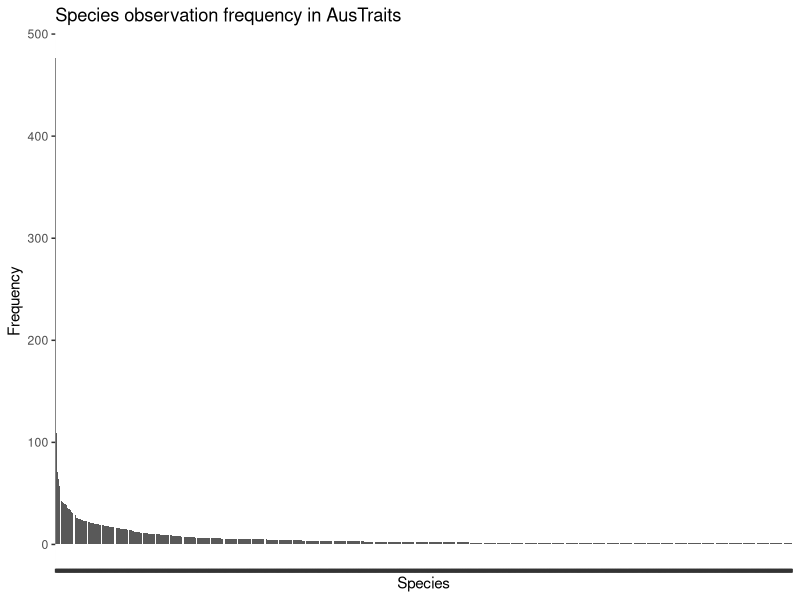
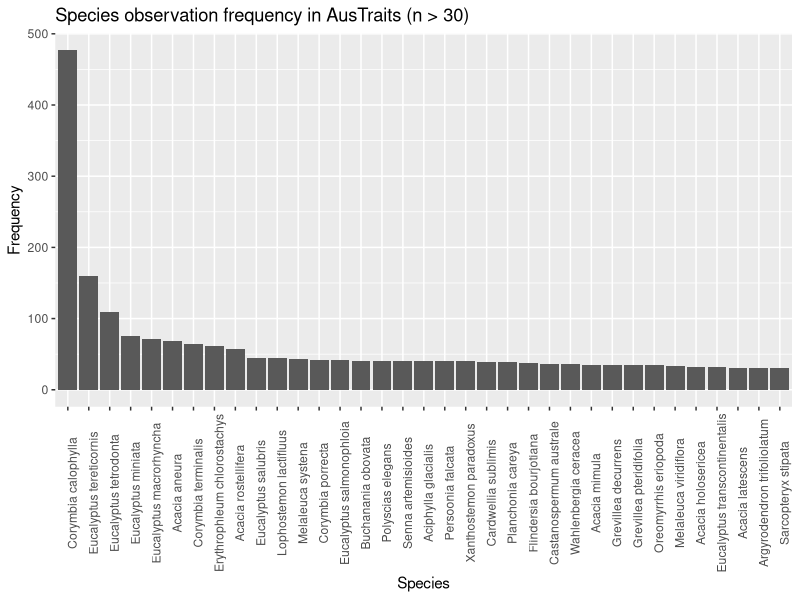
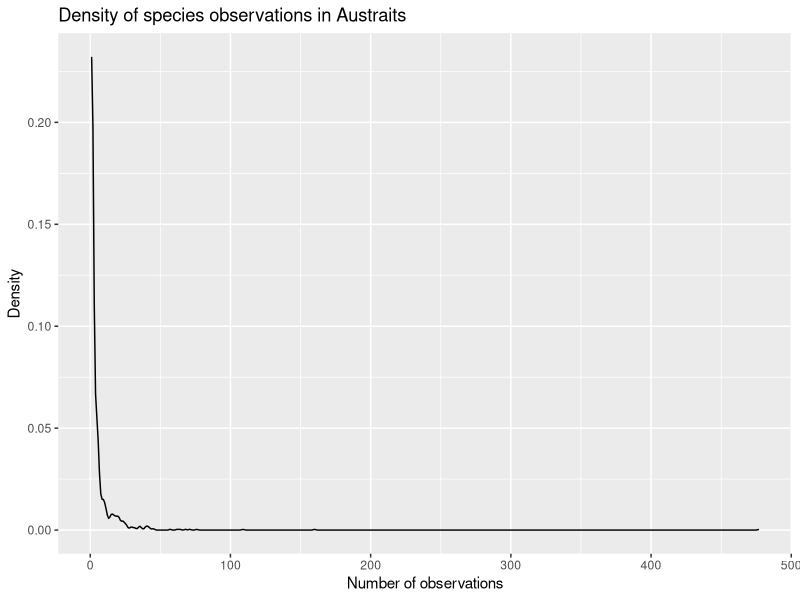
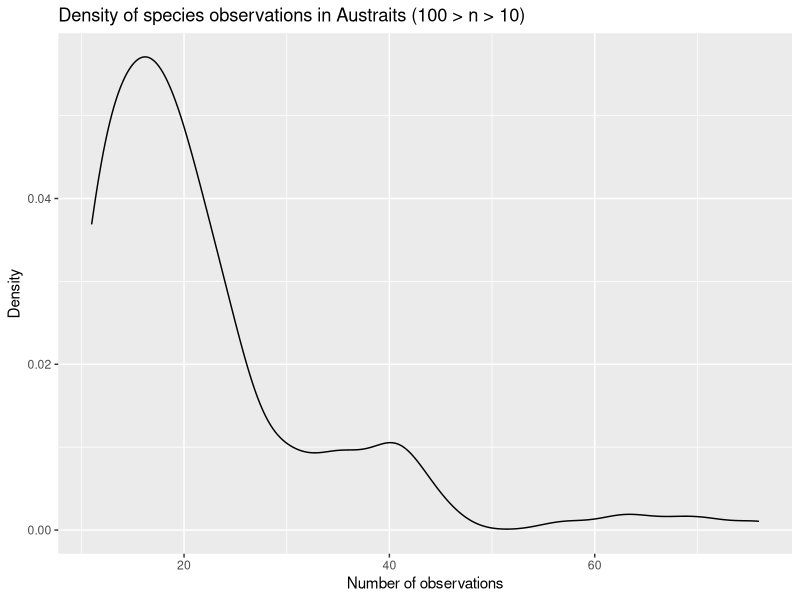
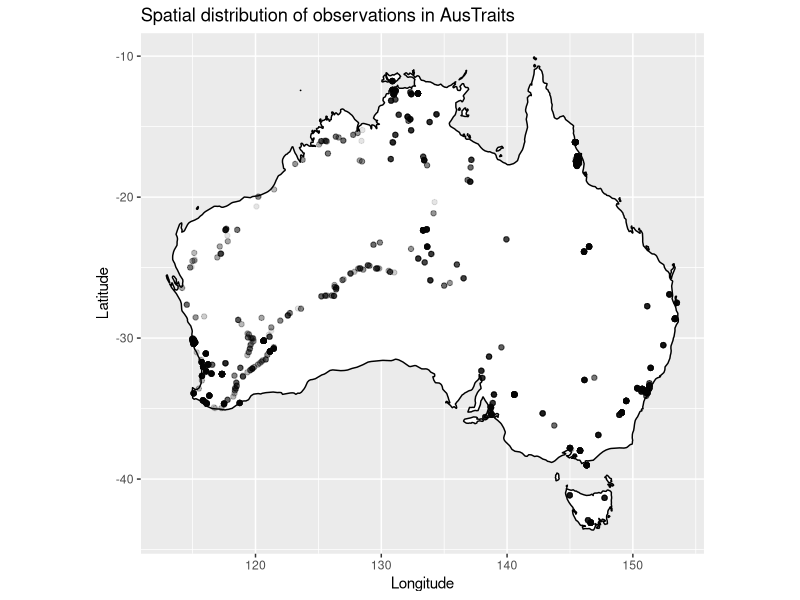
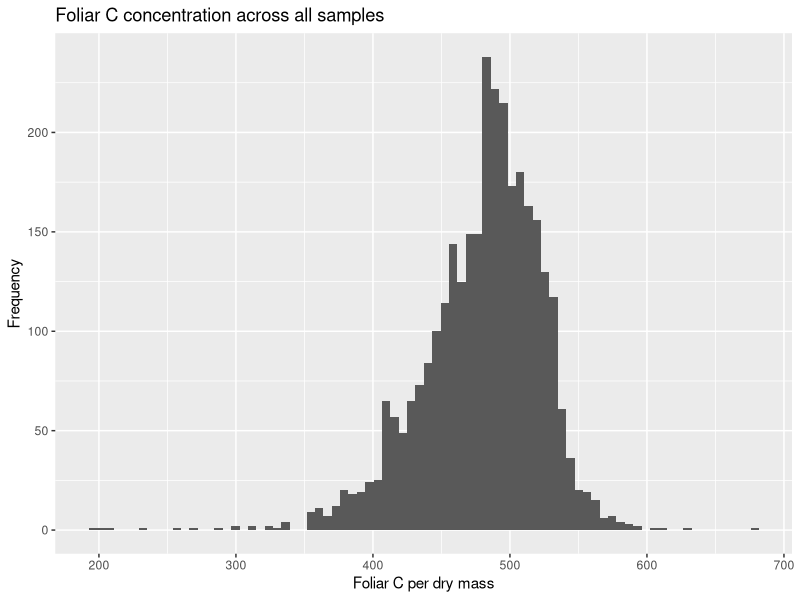
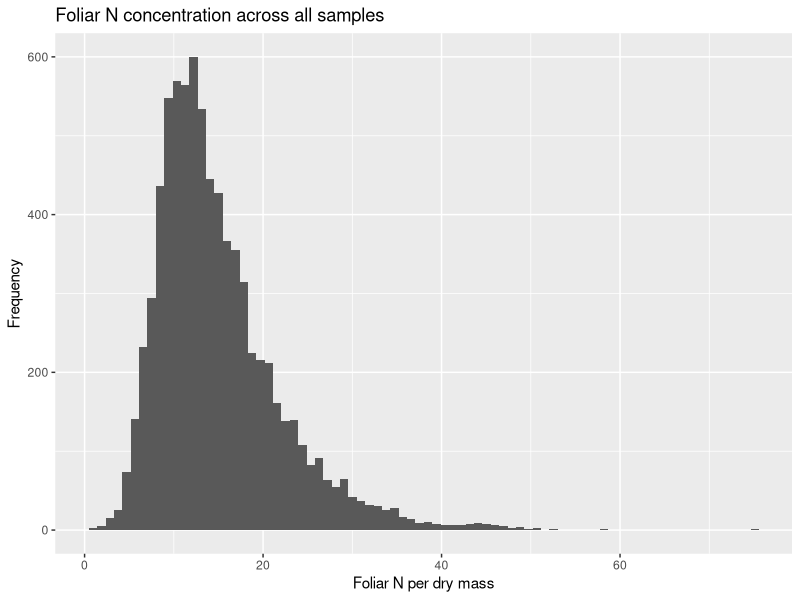
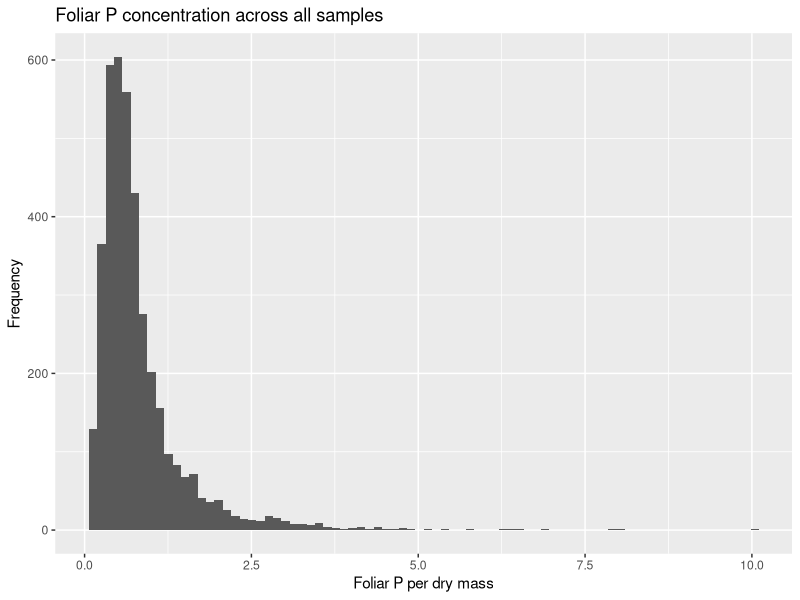

Reproduce these figures in R, in order.
# AusStoich EDA 
# Libraries & functions
library(here)
library(tidyverse)

# Takes tibble tb, categorical variable x; returns factorized count table for levels of x
count_table <- function(tb, x) { 
  tb |> 
    count({{x}}, sort = T) |>
    filter({{x}} != 'NA') |> 
    mutate(name = fct({{x}})) |> 
    select(n:name) |> relocate(name)
}

# Takes tibble tb, continuous variable x, (optional) grouping; returns summary stats 
summarize_cont <- function(tb, x, grouping = NULL) {
  tb |> summarize(
    min = min({{x}}, na.rm = T),
    median = median({{x}}, na.rm = T),
    mean = mean({{x}}, na.rm = T),
    var = var({{x}}, na.rm = T), 
    sd = sd({{x}}, na.rm = T), 
    max = max({{x}}, na.rm = T), 
    n = n(), 
    is_NA = sum(is.na({{x}})),
    .by = {{grouping}}
  )
}

# Data import & tidying ---------------------------------------------------
# Initial import 
raw_data <- read_csv(here('Inputs','austraits_leaf_stoichiometry_MASTER_v1.0_10-05-2024.csv')) 
raw_data #For reference

tidy_data <- read_csv(
  file = here('Inputs','austraits_leaf_stoichiometry_MASTER_v1.0_10-05-2024.csv'),
  na = c('', 'NA', 'uncertain'),
  col_types = cols(
    woodiness = col_factor(c('herbaceous', 'woody')),
    reclass_life_history = col_factor(c('short', 'long')),
    putative_BNF = col_factor(c('0', '1')),
    myc_type = col_factor(c('AM', 'EcM', 'EcM-AM', 'ErM', 'NM', 'NM-AM'))
    )
  )

tidy_data <- tidy_data |> 
  select(Unique_ID:LATLONG) |> 
  filter(!is.na(Unique_ID)) |> 
  relocate(species_binom, .after = genus) |> 
  relocate(c(lat_deg, long_deg), .after = dataset_id)

tidy_data 

# Merging environmental data 
env_data <- read_csv(here('Inputs', 'Aus-Stoich_gridded_env_data.csv')) |>
  rename(lat_deg = lat, long_deg = lon) 

seasonality_data <- read_csv(here('Inputs', 'AusStoich_Seasonality_WorldClim30s.csv')) |> 
  rename(lat_deg = `latitude (deg)`, long_deg = `longitude (deg)`)

joined_env <- full_join(env_data, seasonality_data)

joined_data <- left_join(tidy_data, joined_env)

write_csv(joined_data, 'AusStoich_Combined_Dataset_1.0.csv')
  
  
# Structure  ---------------------------------------------------------
# Observation frequencies across taxa 
species <- count_table(tidy_data, species_binom) 
species

genus <- count_table(tidy_data, genus)
genus

family <- count_table(tidy_data, family)
family 

species |> #All species
  ggplot(aes(x = name, y = n)) +
  geom_col() + theme(axis.text.x = element_blank()) + 
  labs(
    title = 'Species observation frequency in AusTraits',
    x = 'Species', y = 'Frequency'
  )

species |> #Only species above a given frequency threshold 
  filter(n >= 30) |> 
  ggplot(aes(x = name, y = n)) +
  geom_col() + theme(axis.text.x = element_text(angle = 90)) + 
  labs(
    title = 'Species observation frequency in AusTraits (n > 30)',
    x = 'Species', y = 'Frequency'
    )

species |> #Observation density for all species 
  ggplot(aes(x = n)) +
  geom_density() +
  labs(
    title = 'Density of species observations in Austraits',
    x = 'Number of observations', y = 'Density'
  )

species |> #Observation density within a given frequency range 
  filter(n > 10 & n < 100) |> 
  ggplot(aes(x = n)) + geom_density() +
  labs(
    title = 'Density of species observations in Austraits (100 > n > 10)',
    x = 'Number of observations', y = 'Density'
  )

# Spatial distribution 
# All species
australia <- map_data('world', region = 'australia') |> filter(long < 155)
ggplot() +
  geom_polygon(
    data = australia, 
    aes(x = long, y = lat, group = group), 
    fill = 'white', color = 'black'
    ) + 
  coord_quickmap() +
  geom_jitter( #Bin by species frequency? 
    data = tidy_data, 
    aes(x = long_deg, y = lat_deg),
    alpha = 0.1
    ) +
  labs(
    title = 'Spatial distribution of observations in AusTraits',
    x = 'Longitude', y = 'Latitude'
  )

# Other factors 
tidy_data |> count(woodiness)
tidy_data |> count(across(woodiness:putative_BNF)) 


# Variation ---------------------------------------------------------------
# Foliar carbon 
tidy_data |> ggplot(aes(x = leaf_C_per_dry_mass)) +
  geom_histogram(bins = 80) +
  labs(
    title = 'Foliar C concentration across all samples',
    x = 'Foliar C per dry mass', y = 'Frequency'
  )

summarize_cont(tidy_data, leaf_C_per_dry_mass)

# Foliar nitrogen 
tidy_data |> ggplot(aes(x = leaf_N_per_dry_mass)) +
  geom_histogram(bins = 80) +
  labs(
    title = 'Foliar N concentration across all samples',
    x = 'Foliar N per dry mass', y = 'Frequency'
  )

summarize_cont(tidy_data, leaf_N_per_dry_mass)

# outliers_N <- tidy_data |> 
#   filter(leaf_N_per_dry_mass > 50) |> 
#   arrange(desc(leaf_N_per_dry_mass)) 

# Foliar phosphorus 
tidy_data |> ggplot(aes(x = leaf_P_per_dry_mass)) +
  geom_histogram(bins = 80) +
  labs(
    title = 'Foliar P concentration across all samples',
    x = 'Foliar P per dry mass', y = 'Frequency'
  )

summarize_cont(tidy_data, leaf_P_per_dry_mass)

# Stoichiometry distributions 
tidy_data |> ggplot(aes(x = CN_ratio)) +
  geom_histogram(bins = 60)

tidy_data |> ggplot(aes(x = NP_ratio)) +
  geom_histogram(bins = 60) +
  labs(
    title = 'Foliar N:P across all samples',
    x = 'N:P', y = 'Frequency'
  )

tidy_data |> ggplot(aes(x = CP_ratio)) +
  geom_histogram(bins = 60)


# Co-variation ------------------------------------------------------------
# Example grouped stats 
tidy_data |> summarize_cont(leaf_C_per_dry_mass, grouping = woodiness) 

# Example density curve 
tidy_data |> ggplot(aes(x = CN_ratio, y = after_stat(density))) +
  geom_freqpoly(aes(linetype = woodiness)) +
  labs(
    title = 'C:N density curve across woodiness levels',
    x = 'C:N Ratio', y = 'Density'
  )

#Example box plot 
tidy_data |> filter(!is.na(woodiness)) |> 
  ggplot(aes(x = woodiness, y = CN_ratio)) +
  geom_boxplot() +
  labs(
    title = 'C:N ratio across woodiness levels',
    x = 'Woodiness', y = 'C:N Ratio'
  )

# Example scatter plot 
tidy_data |> ggplot(aes(x = CN_ratio, y = CP_ratio)) +
  geom_point(alpha = 0.4) +
  labs(
    title = 'Relationship between C:N & C:P across all samples',
    x = 'C:N Ratio', y = 'C:P Ratio'
  )